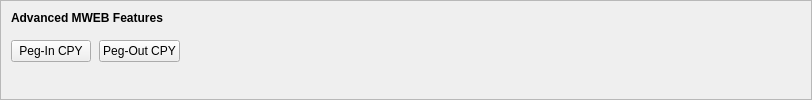
    <widget class="QFrame" name="frameMWEBFeatures">
     <property name="sizePolicy">
      <sizepolicy hsizetype="Expanding" vsizetype="Expanding">
       <horstretch>0</horstretch>
       <verstretch>0</verstretch>
      </sizepolicy>
     </property>
     <property name="maximumSize">
      <size>
       <width>16777215</width>
       <height>16777215</height>
      </size>
     </property>
     <property name="frameShape">
      <enum>QFrame::StyledPanel</enum>
     </property>
     <property name="frameShadow">
      <enum>QFrame::Sunken</enum>
     </property>
     <layout class="QVBoxLayout" name="verticalLayoutMWEBFeatures2">
      <property name="spacing">
       <number>0</number>
      </property>
      <property name="leftMargin">
       <number>0</number>
      </property>
      <property name="topMargin">
       <number>0</number>
      </property>
      <property name="rightMargin">
       <number>0</number>
      </property>
      <property name="bottomMargin">
       <number>6</number>
      </property>
      <item>
       <layout class="QVBoxLayout" name="verticalLayoutMWEBFeatures" stretch="0,0,1">
        <property name="spacing">
         <number>0</number>
        </property>
        <property name="leftMargin">
         <number>10</number>
        </property>
        <property name="topMargin">
         <number>10</number>
        </property>
        <item>
         <layout class="QHBoxLayout" name="horizontalLayoutMWEBFeatures1">
          <property name="bottomMargin">
           <number>15</number>
          </property>
          <item>
           <widget class="QLabel" name="labelMWEBFeatures">
            <property name="sizePolicy">
             <sizepolicy hsizetype="Preferred" vsizetype="Maximum">
              <horstretch>0</horstretch>
              <verstretch>0</verstretch>
             </sizepolicy>
            </property>
            <property name="font">
             <font>
              <weight>75</weight>
              <bold>true</bold>
             </font>
            </property>
            <property name="styleSheet">
             <string notr="true">font-weight:bold;</string>
            </property>
            <property name="text">
             <string>Advanced MWEB Features</string>
            </property>
           </widget>
          </item>
         </layout>
        </item>
        <item>
         <layout class="QHBoxLayout" name="horizontalLayoutMWEBFeatures2" stretch="0,0,0">
          <property name="spacing">
           <number>8</number>
          </property>
          <property name="bottomMargin">
           <number>10</number>
          </property>
          <item>
           <widget class="QPushButton" name="pushButtonMWEBPegIn">
            <property name="styleSheet">
             <string notr="true"/>
            </property>
            <property name="text">
             <string>Peg-In CPY</string>
            </property>
            <property name="checkable">
             <bool>true</bool>
            </property>
            <property name="autoDefault">
             <bool>false</bool>
            </property>
           </widget>
          </item>
          <item>
           <widget class="QPushButton" name="pushButtonMWEBPegOut">
            <property name="styleSheet">
             <string notr="true"/>
            </property>
            <property name="text">
             <string>Peg-Out CPY</string>
            </property>
            <property name="checkable">
             <bool>true</bool>
            </property>
            <property name="autoDefault">
             <bool>false</bool>
            </property>
           </widget>
          </item>
          <item>
           <spacer name="horizontalSpacerMWEBFeatures">
            <property name="orientation">
             <enum>Qt::Horizontal</enum>
            </property>
            <property name="sizeHint" stdset="0">
             <size>
              <width>40</width>
              <height>1</height>
             </size>
            </property>
           </spacer>
          </item>
         </layout>
        </item>
        <item>
         <spacer name="verticalSpacerMWEBFeatures">
          <property name="orientation">
           <enum>Qt::Vertical</enum>
          </property>
          <property name="sizeHint" stdset="0">
           <size>
            <width>800</width>
            <height>1</height>
           </size>
          </property>
         </spacer>
        </item>
       </layout>
      </item>
     </layout>
    </widget>
